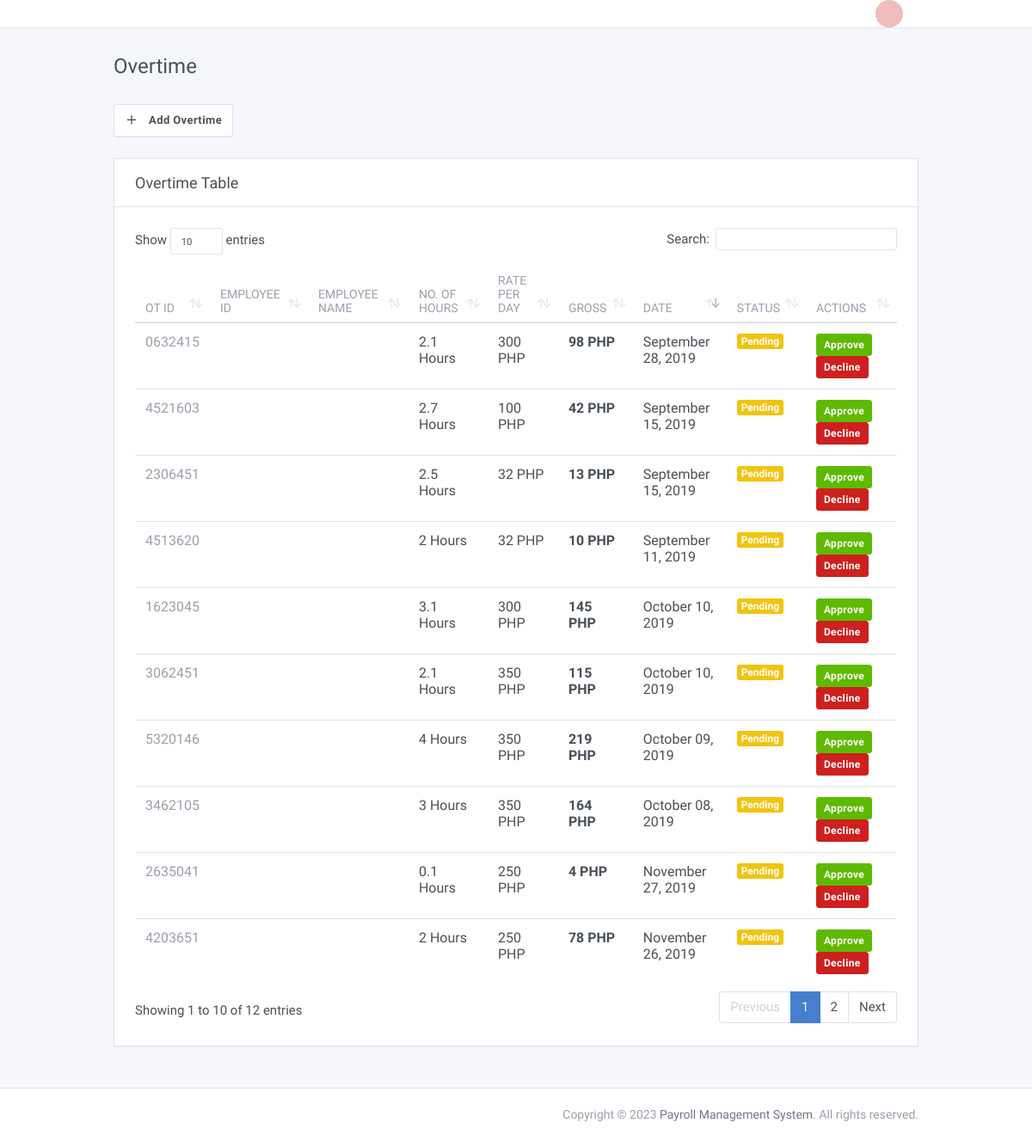
/admin/overtime.php (signed in), run on the app's committed database.
### tables this page shows
CREATE TABLE `overtime` (
  `id` int(11) NOT NULL,
  `employee_id` int(11) DEFAULT NULL,
  `overtime_id` varchar(45) DEFAULT NULL,
  `hours` double DEFAULT NULL,
  `rate_hour` double DEFAULT NULL,
  `date_overtime` varchar(45) DEFAULT NULL,
  `ot_status` int(11) NOT NULL DEFAULT 0
);

### admin/modals/modal_add_overtime.php (called while the page is built, shortened)
<?php
$queryPosition = "SELECT *, overtime.id AS otid, employees.employee_id AS empid FROM overtime LEFT JOIN employees ON employees.id=overtime.employee_id WHERE overtime.hours IS NOT NULL ORDER BY date_overtime DESC;";
$queryResult = mysqli_query($connection, $queryPosition);
?>

### admin/session/Global.php (called while the page is built, shortened)
<?php
 class Controller{
	public function SQLConnection(){
		$connection = array("server" => "localhost", "user" => "root", "password" => "", "database" => "payroll");
		$connections = mysqli_connect($connection["server"], $connection["user"], $connection["password"], $connection["database"]);
		return $connections;
	}
}

### admin/overtime.php (the view, shortened to what this page needs)
<?php
require_once('includes/script.php');
?>
<!doctype html>
<html lang="en" dir="ltr">
<head>
</head>
<body>
  <div class="page" id="app">
    <div class="page-main">
      <div class="header collapse d-lg-flex p-0" id="headerMenuCollapse">
        <div class="container">
          <div class="row align-items-center">
            <div class="d-flex">
              <?php require_once('includes/header.php') ?>
            </div>
            <div class="col-lg order-lg-first">
              <?php require_once('includes/subheader.php') ?>
            </div>
          </div>
        </div>
      </div>
      <div class="my-3 my-md-5">
        <div class="container">
          <div class="page-header">
            <h1 class="page-title">
              Overtime
            </h1>
          </div>
          <div class="row row-cards">
            <div style="padding-left: 12px; padding-bottom: 25px;">
              <button type="button" class="btn btn-secondary" data-toggle="modal" data-target="#modal-add-overtime">
                <i class="fe fe-plus mr-2"></i> Add Overtime
              </button>
            </div>
            <div class="col-12">
              <div class="card">
                <div class="card-header py-3">
                  <h3 class="card-title">Overtime Table</h3>
                </div>
                <?php require_once('modals/modal_add_overtime.php') ?>
                <div class="card-body">
                  <div class="table-responsive">
                    <table class="table table-hover" id="otTable" width="100%" cellspacing="0">
                      <thead>
                        <tr>
                          <th>OT ID</th>
                          <th>Employee ID</th>
                          <th>Employee name</th>
                          <th width="50">No. of hours</th>
                          <th>Rate per day</th>
                          <th>Gross</th>
                          <th>DATE</th>
                          <th>Status</th>
                          <th>Actions</th>
                        </tr>
                      </thead>
                      <tbody>
                        <?php
                        while ($row = mysqli_fetch_assoc($queryResult)) {
                          $otd = $row['overtime_id'];
                          $query = "SELECT * FROM overtime WHERE overtime_id = $otd ";
                          $otQuery = mysqli_query($connection, $query);
                          $rowot = mysqli_fetch_assoc($otQuery);
                        ?>
                          <tr>
                            <td><span class="text-muted"><?php echo $row['overtime_id'] ?></span></td>
                            <td><a class="text-primary"><?php echo $row['empid'] ?></a></td>
                            <td><a class="text-inherit"><?php echo $row['fullname'] ?></a></td>
                            <td><a class="text-inherit"><?php echo round($row['hours'], 1) ?> Hours</a></td>
                            <td>
                              <?php echo number_format($row['rate_hour']) ?> PHP
                            </td>
                            <td><strong><?php
                                        $gross = number_format($row['rate_hour']) * 1.25 / 8;
                                        $gross = $gross * round($row['hours'], 1);
                                        echo number_format($gross)
                                        ?> PHP</strong></td>
                            <td><a class="text-inherit"><?php echo date('F d, Y', strtotime($row['date_overtime'])) ?></a></td>
                            <td>
                              <?php
                              if ($rowot['ot_status'] == 1) { ?>
                                <h5><span class="badge badge-sm badge-success">
                                    Approved
                                  </span></h5>
                              <?php  } else { ?>
                                <h5><span class="badge badge-sm badge-warning">
                                    Pending
                                  </span></h5>
                              <?php } ?>
                            </td>
                            <td>
                              <button class="btn btn-success btn-sm " data-toggle="modal" data-target="#approve-<?php echo $row['overtime_id'] ?>">Approve</button>
                              <button class="btn btn-danger btn-sm " data-toggle="modal" data-target="#delete-<?php echo $row['overtime_id'] ?>">Decline</button>
                            </td>
                          </tr>
                        <?php } ?>
                      </tbody>
                    </table>
                  </div>
                </div>
              </div>
            </div>
          </div>
        </div>
      </div>
    </div>
    <?php require_once('includes/footer.php') ?>
  </div>
</body>
</html>

### data on the page
overtime: overtime "2635041", hours "0.1", rate_hour "250", gross "4", date_overtime "November 27, 2019", ot_status "Pending"
overtime: overtime "4203651", hours "2", rate_hour "250", gross "78", date_overtime "November 26, 2019", ot_status "Pending"
overtime: overtime "1623045", hours "3.1", rate_hour "300", gross "145", date_overtime "October 10, 2019", ot_status "Pending"
overtime: overtime "3062451", hours "2.1", rate_hour "350", gross "115", date_overtime "October 10, 2019", ot_status "Pending"
overtime: overtime "5320146", hours "4", rate_hour "350", gross "219", date_overtime "October 09, 2019", ot_status "Pending"
overtime: overtime "3462105", hours "3", rate_hour "350", gross "164", date_overtime "October 08, 2019", ot_status "Pending"
overtime: overtime "0632415", hours "2.1", rate_hour "300", gross "98", date_overtime "September 28, 2019", ot_status "Pending"
overtime: overtime "4521603", hours "2.7", rate_hour "100", gross "42", date_overtime "September 15, 2019", ot_status "Pending"
overtime: overtime "2306451", hours "2.5", rate_hour "32", gross "13", date_overtime "September 15, 2019", ot_status "Pending"
overtime: overtime "4513620", hours "2", rate_hour "32", gross "10", date_overtime "September 11, 2019", ot_status "Pending"
